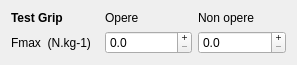
    <widget class="QWidget" name="layoutWidget">
     <property name="geometry">
      <rect>
       <x>30</x>
       <y>470</y>
       <width>297</width>
       <height>58</height>
      </rect>
     </property>
     <layout class="QGridLayout" name="gridLayout_testGrip">
      <item row="0" column="0">
       <widget class="QLabel" name="label_testGrip">
        <property name="font">
         <font>
          <bold>true</bold>
         </font>
        </property>
        <property name="text">
         <string>Test Grip</string>
        </property>
        <property name="textFormat">
         <enum>Qt::TextFormat::RichText</enum>
        </property>
       </widget>
      </item>
      <item row="0" column="1">
       <widget class="QLabel" name="label_opere_9">
        <property name="text">
         <string>Opere</string>
        </property>
       </widget>
      </item>
      <item row="0" column="2">
       <widget class="QLabel" name="label_non_opere_9">
        <property name="text">
         <string>Non opere</string>
        </property>
       </widget>
      </item>
      <item row="1" column="0">
       <widget class="QLabel" name="label_elevationAnterieure_2">
        <property name="text">
         <string>Fmax  (N.kg-1)</string>
        </property>
       </widget>
      </item>
      <item row="1" column="1">
       <widget class="QDoubleSpinBox" name="doubleSpinBox_e_fmaxGripO">
        <property name="cursor">
         <cursorShape>ArrowCursor</cursorShape>
        </property>
        <property name="buttonSymbols">
         <enum>QAbstractSpinBox::ButtonSymbols::PlusMinus</enum>
        </property>
        <property name="accelerated">
         <bool>true</bool>
        </property>
        <property name="decimals">
         <number>1</number>
        </property>
        <property name="maximum">
         <double>100000.000000000000000</double>
        </property>
       </widget>
      </item>
      <item row="1" column="2">
       <widget class="QDoubleSpinBox" name="doubleSpinBox_e_fmaxGripNO">
        <property name="cursor">
         <cursorShape>ArrowCursor</cursorShape>
        </property>
        <property name="buttonSymbols">
         <enum>QAbstractSpinBox::ButtonSymbols::PlusMinus</enum>
        </property>
        <property name="accelerated">
         <bool>true</bool>
        </property>
        <property name="decimals">
         <number>1</number>
        </property>
        <property name="maximum">
         <double>100000.000000000000000</double>
        </property>
       </widget>
      </item>
     </layout>
    </widget>
